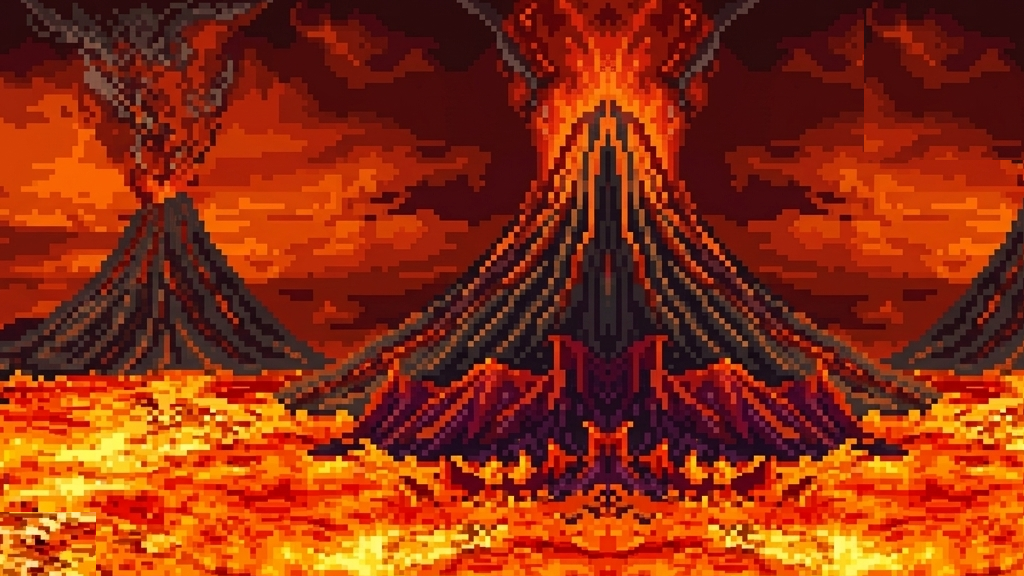

Tiled map render using the project's own tile images. Description and the whole map definition, tile-layer contents included, below:
An orthogonal 32x18 tile map with 32x32 px tiles, 1 tile layer (Capa de patrones 1).

<map version="1.10" tiledversion="1.12.1" orientation="orthogonal" renderorder="right-down" width="32" height="18" tilewidth="32" tileheight="32" infinite="0" nextlayerid="2" nextobjectid="1">
 <tileset firstgid="1" source="ImagenInfierno.tsx" />
 <layer id="1" name="Capa de patrones 1" width="32" height="18">
  <data encoding="csv">
24,25,26,27,28,29,30,31,32,33,34,35,36,37,38,39,40,41,42,2147483690,2147483689,2147483688,2147483687,2147483686,2147483685,2147483684,2147483683,33,34,35,36,37,
66,67,68,69,70,71,72,73,74,75,76,77,78,79,80,81,82,83,84,2147483732,2147483731,2147483730,2147483729,2147483728,2147483727,2147483726,2147483725,75,76,77,78,79,
108,109,110,111,112,113,114,115,116,117,118,119,120,121,122,123,124,125,126,2147483774,2147483773,2147483772,2147483771,2147483770,2147483769,2147483768,2147483767,117,118,119,120,121,
150,151,152,153,154,155,156,157,158,159,160,161,162,163,164,165,166,167,168,2147483816,2147483815,2147483814,2147483813,2147483812,2147483811,2147483810,2147483809,159,160,161,162,163,
192,193,194,195,196,197,198,199,200,201,202,203,204,205,206,207,208,209,210,2147483858,2147483857,2147483856,2147483855,2147483854,2147483853,2147483852,2147483851,201,202,203,204,205,
234,235,236,237,238,239,240,241,242,243,244,245,246,247,248,249,250,251,252,2147483900,2147483899,2147483898,2147483897,2147483896,2147483895,2147483894,2147483893,2147483892,2147483891,2147483890,2147483889,2147483888,
276,277,278,279,280,281,282,283,284,285,286,287,288,289,290,291,292,293,294,2147483942,2147483941,2147483940,2147483939,2147483938,2147483937,2147483936,2147483935,2147483934,2147483933,2147483932,2147483931,2147483930,
318,319,320,321,322,323,324,325,326,327,328,329,330,331,332,333,334,335,336,2147483984,2147483983,2147483982,2147483981,2147483980,2147483979,2147483978,2147483977,2147483976,2147483975,2147483974,2147483973,2147483972,
360,361,362,363,364,365,366,367,368,369,370,371,372,373,374,375,376,377,378,2147484026,2147484025,2147484024,2147484023,2147484022,2147484021,2147484020,2147484019,2147484018,2147484017,2147484016,2147484015,2147484014,
402,403,404,405,406,407,408,409,410,411,412,413,414,415,416,417,418,419,420,2147484068,2147484067,2147484066,2147484065,2147484064,2147484063,2147484062,2147484061,2147484060,2147484059,2147484058,2147484057,2147484056,
444,445,446,447,448,449,450,451,452,453,454,455,456,457,458,459,460,461,462,2147484110,2147484109,2147484108,2147484107,2147484106,2147484105,2147484104,2147484103,2147484102,2147484101,2147484100,2147484099,2147484098,
486,487,488,489,490,491,492,493,494,495,496,497,498,499,500,501,502,503,504,2147484152,2147484151,2147484150,2147484149,2147484148,2147484147,2147484146,2147484145,2147484144,2147484143,2147484142,2147484141,2147484140,
528,529,530,531,532,533,534,535,536,537,538,539,540,541,542,543,544,545,546,2147484194,2147484193,2147484192,2147484191,2147484190,2147484189,2147484188,2147484187,2147484186,2147484185,2147484184,2147484183,2147484182,
570,571,572,573,574,575,576,577,578,579,580,581,582,583,584,585,586,587,588,2147484236,2147484235,2147484234,2147484233,2147484232,2147484231,2147484230,2147484229,2147484228,2147484227,2147484226,2147484225,2147484224,
612,613,614,615,616,617,618,619,620,621,622,623,624,625,626,627,628,629,630,2147484278,2147484277,2147484276,2147484275,2147484274,2147484273,2147484272,2147484271,2147484270,2147484269,2147484268,2147484267,2147484266,
654,655,656,657,658,659,660,661,662,663,664,665,666,667,668,669,670,671,672,2147484320,2147484319,2147484318,2147484317,2147484316,2147484315,2147484314,2147484313,2147484312,2147484311,2147484310,2147484309,2147484308,
871,872,873,699,700,701,702,703,704,705,706,707,708,709,710,711,712,713,714,2147484362,2147484361,2147484360,2147484359,2147484358,2147484357,2147484356,2147484355,2147484354,2147484353,2147484352,2147484351,2147484350,
913,914,915,741,742,743,744,745,746,747,748,749,750,751,752,753,754,755,756,2147484404,2147484403,2147484402,2147484401,2147484400,2147484399,2147484398,2147484397,2147484396,2147484395,2147484394,2147484393,2147484392
</data>
 </layer>
</map>
